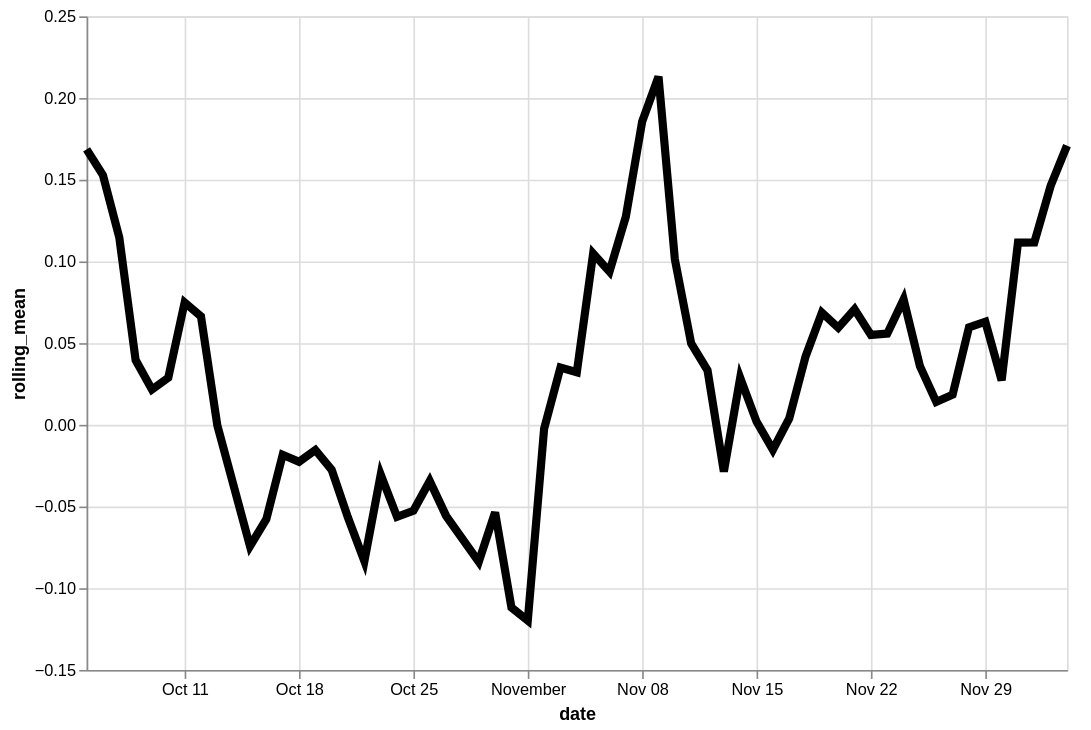

This figure's Vega-Lite source:
### Vega-Lite specification from a JSON file in a GitHub repository (floating-point values rounded to 4 significant figures)
{"config": {"view": {"continuousWidth": 400, "continuousHeight": 300}}, "data": {"name": "data-d7fb90ddf9b5e455d9a1113fbf34303b"}, "mark": {"type": "line", "color": "black", "size": 5}, "encoding": {"x": {"type": "temporal", "field": "date"}, "y": {"type": "quantitative", "field": "rolling_mean"}}, "height": 400, "transform": [{"window": [{"op": "mean", "field": "residual", "as": "rolling_mean"}], "frame": [-4, 3]}], "width": 600, "$schema": "https://vega.github.io/schema/vega-lite/v4.8.1.json", "datasets": {"data-d7fb90ddf9b5e455d9a1113fbf34303b": [{"date": "2020-10-05T00:00:00", "residual": -0.0619}, {"date": "2020-10-06T00:00:00", "residual": -0.2147}, {"date": "2020-10-07T00:00:00", "residual": 0.125}, {"date": "2020-10-08T00:00:00", "residual": 0.826}, {"date": "2020-10-09T00:00:00", "residual": 0.0897}, {"date": "2020-10-10T00:00:00", "residual": -0.07611}, {"date": "2020-10-11T00:00:00", "residual": -0.4106}, {"date": "2020-10-12T00:00:00", "residual": -0.1047}, {"date": "2020-10-13T00:00:00", "residual": -0.003805}, {"date": "2020-10-15T00:00:00", "residual": 0.1536}, {"date": "2020-10-16T00:00:00", "residual": 0.05653}, {"date": "2020-10-17T00:00:00", "residual": 0.2929}, {"date": "2020-10-18T00:00:00", "residual": -0.5021}, {"date": "2020-10-19T00:00:00", "residual": 0.05621}, {"date": "2020-10-20T00:00:00", "residual": -0.09554}, {"date": "2020-10-21T00:00:00", "residual": -0.139}, {"date": "2020-10-22T00:00:00", "residual": 0.05443}, {"date": "2020-10-23T00:00:00", "residual": 0.05616}, {"date": "2020-10-24T00:00:00", "residual": -0.178}, {"date": "2020-10-25T00:00:00", "residual": 0.08071}, {"date": "2020-10-26T00:00:00", "residual": -0.07825}, {"date": "2020-10-27T00:00:00", "residual": -0.151}, {"date": "2020-10-29T00:00:00", "residual": -0.06602}, {"date": "2020-10-30T00:00:00", "residual": 0.006731}, {"date": "2020-10-31T00:00:00", "residual": -0.1159}, {"date": "2020-11-01T00:00:00", "residual": -0.169}, {"date": "2020-11-02T00:00:00", "residual": 0.06431}, {"date": "2020-11-03T00:00:00", "residual": -0.385}, {"date": "2020-11-04T00:00:00", "residual": -0.1424}, {"date": "2020-11-05T00:00:00", "residual": 0.7883}, {"date": "2020-11-06T00:00:00", "residual": 0.2335}, {"date": "2020-11-07T00:00:00", "residual": -0.01604}, {"date": "2020-11-08T00:00:00", "residual": 0.4648}, {"date": "2020-11-09T00:00:00", "residual": -0.2574}, {"date": "2020-11-10T00:00:00", "residual": 0.3331}, {"date": "2020-11-11T00:00:00", "residual": 0.08034}, {"date": "2020-11-12T00:00:00", "residual": 0.07808}, {"date": "2020-11-13T00:00:00", "residual": -0.1054}, {"date": "2020-11-14T00:00:00", "residual": -0.1791}, {"date": "2020-11-15T00:00:00", "residual": -0.1473}, {"date": "2020-11-16T00:00:00", "residual": -0.0312}, {"date": "2020-11-17T00:00:00", "residual": 0.2015}, {"date": "2020-11-18T00:00:00", "residual": 0.1189}, {"date": "2020-11-19T00:00:00", "residual": -0.0571}, {"date": "2020-11-20T00:00:00", "residual": 0.2307}, {"date": "2020-11-21T00:00:00", "residual": 0.1984}, {"date": "2020-11-22T00:00:00", "residual": 0.03579}, {"date": "2020-11-23T00:00:00", "residual": -0.2211}, {"date": "2020-11-24T00:00:00", "residual": 0.05844}, {"date": "2020-11-25T00:00:00", "residual": 0.07618}, {"date": "2020-11-26T00:00:00", "residual": 0.125}, {"date": "2020-11-27T00:00:00", "residual": 0.1106}, {"date": "2020-11-28T00:00:00", "residual": -0.09629}, {"date": "2020-11-29T00:00:00", "residual": 0.02343}, {"date": "2020-11-30T00:00:00", "residual": 0.07181}, {"date": "2020-12-01T00:00:00", "residual": 0.1084}, {"date": "2020-12-02T00:00:00", "residual": 0.08562}, {"date": "2020-12-03T00:00:00", "residual": -0.2108}, {"date": "2020-12-04T00:00:00", "residual": 0.7993}]}}
